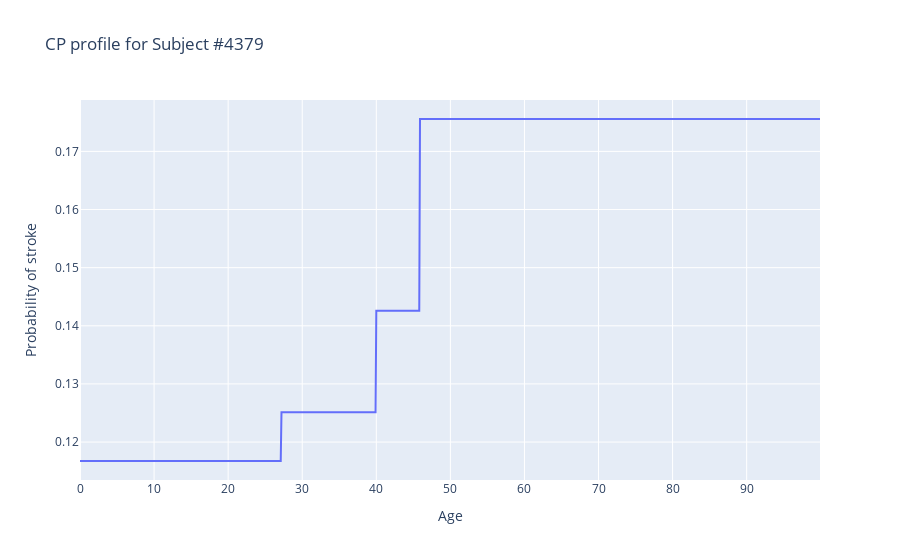

The notebook cell saved with this chart:
### Code cell
import plotly.graph_objects as go

values = np.arange(0.0, 100.0, 0.1)
probs = ceteris_paribus(xgb_model, obs.iloc[0], "bmi", values)

fig = go.Figure()
fig.add_trace(go.Scatter(x=values, y=probs, mode="lines"))
fig.update_layout(title=f"CP profile for Subject #{obs.index[0]}")
fig.update_xaxes(title="Age")
fig.update_yaxes(title="Probability of stroke")

### Figure 1 — Plotly figure (JSON) as saved in the notebook; plotly's stock layout.template omitted (floating-point values rounded to 4 significant figures; data arrays with more than 128 entries replaced by an {"elided": "..."} marker saying what was removed)
{"data": [{"mode": "lines", "type": "scatter", "x": {"elided": "1000 float values"}, "y": {"elided": "1000 float values"}}], "layout": {"title": {"text": "CP profile for Subject #4379"}, "xaxis": {"title": {"text": "Age"}}, "yaxis": {"title": {"text": "Probability of stroke"}}}}
